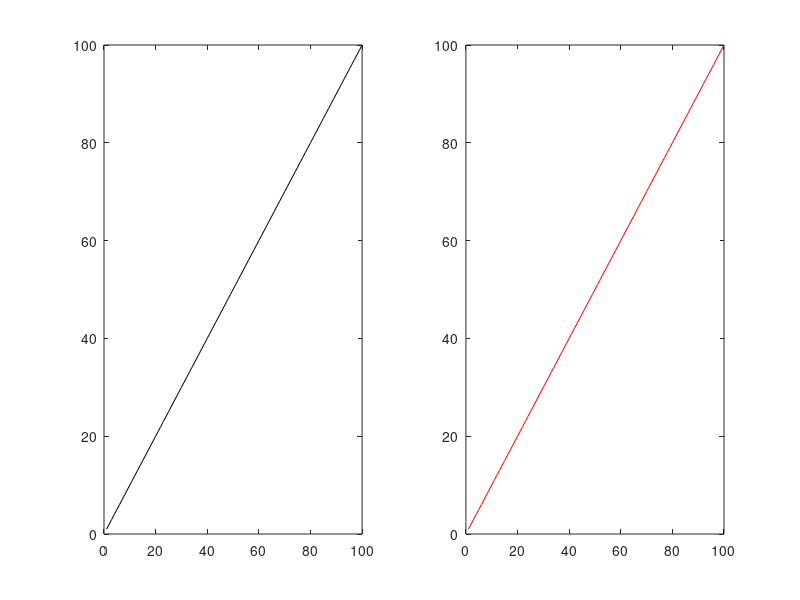

This figure's MATLAB source:
function differentNum_stud2soln1
    subplot(1, 2, 1);
    plot(1:100, 1:100, 'k');
    subplot(1, 2, 2);
    plot(1:100, 1:100, 'r');
end